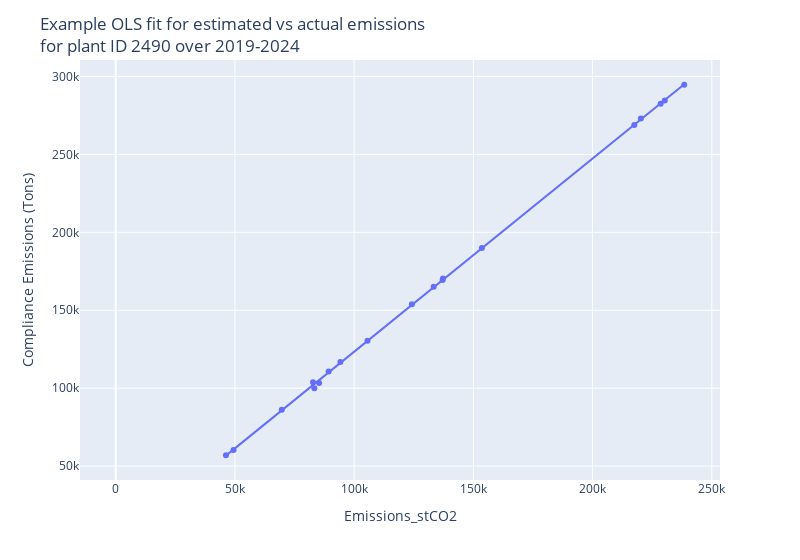

The cell this chart's notebook holds for it:
### Code cell
res_df.iloc[30]['fig'].update_layout(width=800,title=f'Example OLS fit for estimated vs actual emissions <br>for plant ID {res_df.iloc[30].name} over 2019-2024')

### Figure 1 — Plotly figure (JSON) as saved in the notebook; plotly's stock layout.template omitted (floating-point values rounded to 4 significant figures)
{"data": [{"customdata": [[2020, 1], [2020, 2], [2020, 3], [2020, 4], [2021, 1], [2021, 2], [2021, 3], [2021, 4], [2022, 1], [2022, 2], [2022, 3], [2022, 4], [2023, 1], [2023, 2], [2023, 3], [2023, 4], [2024, 1], [2024, 2], [2024, 3], [2024, 4]], "hovertemplate": "Emissions_stCO2=%{x}<br>Compliance Emissions (Tons)=%{y}<br>YEAR=%{customdata[0]}<br>Qtr=%{customdata[1]}<extra></extra>", "legendgroup": "", "marker": {"color": "#636efa", "symbol": "circle"}, "mode": "markers", "name": "", "orientation": "v", "showlegend": false, "type": "scatter", "x": [49400.0, 133400.0, 220300.0, 85320.0, 69650.0, 137100.0, 217500.0, 46220.0, 89290.0, 124200.0, 230300.0, 83320.0, 82740.0, 137200.0, 238500.0, 105600.0, 94220.0, 153600.0, 228500.0, 0], "xaxis": "x", "y": [60350.0, 165000.0, 273100.0, 103400.0, 86120.0, 169400.0, 268900.0, 56970.0, 110700.0, 153900.0, 284600.0, 100000.0, 103900.0, 170300.0, 294700.0, 130400.0, 116800.0, 190000.0, 282600.0, null], "yaxis": "y"}, {"hovertemplate": "<b>OLS trendline</b><br>Compliance Emissions (Tons) = 1.23987 * Emissions_stCO2 + -586.036<br>R<sup>2</sup>=0.999854<br><br>Emissions_stCO2=%{x}<br>Compliance Emissions (Tons)=%{y} <b>(trend)</b><extra></extra>", "legendgroup": "", "marker": {"color": "#636efa", "symbol": "circle"}, "mode": "lines", "name": "", "showlegend": false, "type": "scatter", "x": [46220.0, 49400.0, 69650.0, 82740.0, 83320.0, 85320.0, 89290.0, 94220.0, 105600.0, 124200.0, 133400.0, 137100.0, 137200.0, 153600.0, 217500.0, 220300.0, 228500.0, 230300.0, 238500.0], "xaxis": "x", "y": [56720.0, 60660.0, 85770.0, 102000.0, 102700.0, 105200.0, 110100.0, 116200.0, 130400.0, 153400.0, 164800.0, 169400.0, 169600.0, 189800.0, 269100.0, 272500.0, 282800.0, 285000.0, 295100.0], "yaxis": "y"}], "layout": {"legend": {"tracegroupgap": 0}, "margin": {"t": 60}, "title": {"text": "Example OLS fit for estimated vs actual emissions <br>for plant ID 2490 over 2019-2024"}, "width": 800, "xaxis": {"anchor": "y", "domain": [0, 1], "title": {"text": "Emissions_stCO2"}}, "yaxis": {"anchor": "x", "domain": [0, 1], "title": {"text": "Compliance Emissions (Tons)"}}}}
